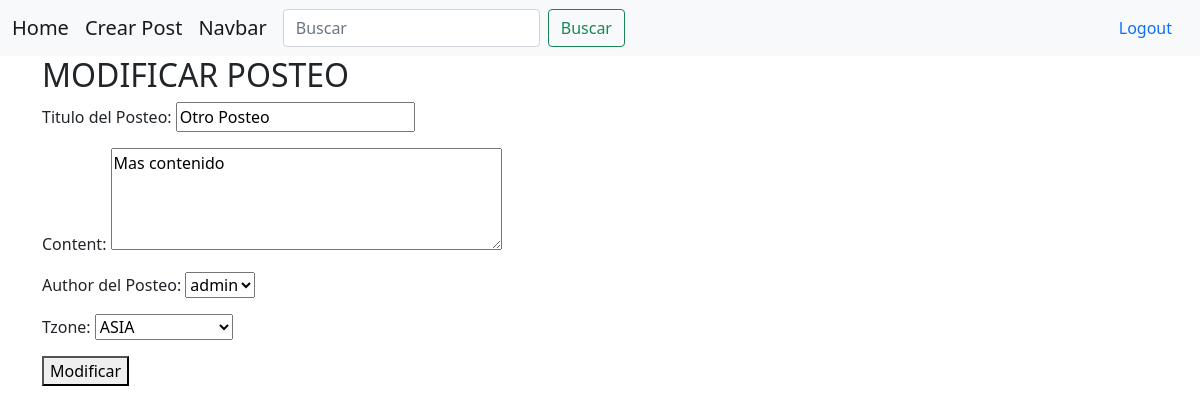
The app's page /modificar_posteo/2/ (signed in), older data.
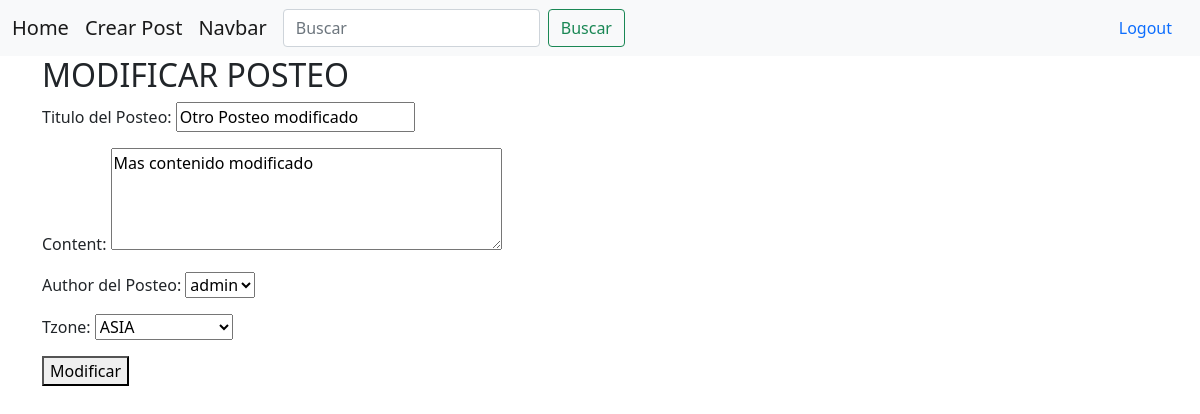
The same page, newer data.
### blog/models.py (models this page shows, shortened)
class Post(models.Model):
    TZ = [
        ("EU", "EUROPE"),
        ("AS", "ASIA"),
        ("US", "UNITED STATES"),
    ]
    title = models.CharField(max_length=100, verbose_name='Titulo del Posteo')
    content = models.TextField(verbose_name='Contenido del Posteo', max_length=256, blank=True, null=True)
    author = models.ForeignKey(User, on_delete=models.CASCADE, verbose_name='Author del Posteo')
    created_at = models.DateTimeField(auto_now_add=True, verbose_name='Fecha de Creacion del Post')
    tzone = models.CharField(choices=TZ, verbose_name='Zona Horaria', max_length=10)

### blog/views.py (the view)
# urls.py: path('modificar_posteo/<pk>/', PostUpdateView.as_view(), name='modificar_posteo'),
class PostUpdateView(LoginRequiredMixin, UpdateView):
    model = Post
    form_class = PostForm
    template_name = 'blog/modificar_posteo.html'
    success_url = reverse_lazy('posteos')

### blog/forms.py
class PostForm(forms.ModelForm):
    content = forms.CharField(
        widget=forms.Textarea(attrs={'rows': 4, 'cols': 40}),  # Widget personalizado para el campo content
        max_length=256,
        required=False  # Opcional, según tus necesidades
    )
    tzone = forms.ChoiceField(
        widget=forms.Select(attrs={'class': 'custom-select'}),  # Widget personalizado para el campo tzone
        choices=Post.TZ  # Utilizamos las opciones definidas en el modelo Post
    )
    class Meta:
        model = Post
        fields = ['title', 'content', 'author', 'tzone',]

### blog/views.py (called while the page is built)
    @method_decorator(login_required)
    def dispatch(self, request, *args, **kwargs):
        print(request.user.is_authenticated)
        return super().dispatch(request,*args,**kwargs)

### blog/templates/blog/modificar_posteo.html (shortened to what this page needs)
{% extends 'blog/base_layout.html' %}
{% block content %}
<div class="container">
    <h2>MODIFICAR POSTEO</h2>
    <form action="" method='POST'>
        {{form.as_p}}
        <button type="submit">Modificar</button>
    </form>
</div>
{% endblock %}

Row changes from the older to the newer data that the page shows:
changed Post "admin": title "Otro Posteo" → "Otro Posteo modificado"; content "Mas contenido" → "Mas contenido modificado"
